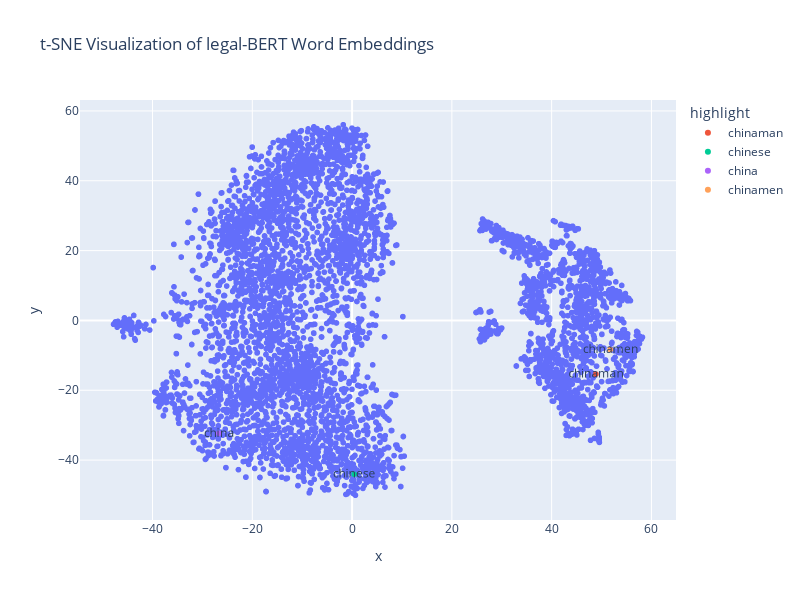

Notebook cell for this chart:
### Code cell
# Create a DataFrame for visualization
import plotly.express as px

df_tsne = pd.DataFrame(tsne_results, columns=['x', 'y'])
df_tsne['word'] = list(word_embeddings.keys())
# Highlight the word 'chinese' in the plot
keywords = ["chinese", "china", "chinaman", "chinamen"]
df_tsne['highlight'] = df_tsne['word'].apply(lambda x: x if x in keywords else '')

fig = px.scatter(
    df_tsne,
    x='x',
    y='y',
    title='t-SNE Visualization of legal-BERT Word Embeddings',
    color='highlight',                        
    hover_data=['word'], 
    text= 'highlight',
    height=600,
    width=800
)

fig.show()

### Figure 1 — Plotly figure (JSON) as saved in the notebook; plotly's stock layout.template omitted (floating-point values rounded to 4 significant figures; data arrays with more than 128 entries replaced by an {"elided": "..."} marker saying what was removed)
{"data": [{"customdata": {"elided": "4845x1 str values"}, "hovertemplate": "highlight=%{text}<br>x=%{x}<br>y=%{y}<br>word=%{customdata[0]}<extra></extra>", "legendgroup": "", "marker": {"color": "#636efa", "symbol": "circle"}, "mode": "markers+text", "name": "", "showlegend": false, "text": {"elided": "4845 str values"}, "type": "scattergl", "x": {"elided": "4845 float values"}, "xaxis": "x", "y": {"elided": "4845 float values"}, "yaxis": "y"}, {"customdata": [["chinaman"]], "hovertemplate": "highlight=%{text}<br>x=%{x}<br>y=%{y}<br>word=%{customdata[0]}<extra></extra>", "legendgroup": "chinaman", "marker": {"color": "#EF553B", "symbol": "circle"}, "mode": "markers+text", "name": "chinaman", "showlegend": true, "text": ["chinaman"], "type": "scattergl", "x": [48.87], "xaxis": "x", "y": [-15.37], "yaxis": "y"}, {"customdata": [["chinese"]], "hovertemplate": "highlight=%{text}<br>x=%{x}<br>y=%{y}<br>word=%{customdata[0]}<extra></extra>", "legendgroup": "chinese", "marker": {"color": "#00cc96", "symbol": "circle"}, "mode": "markers+text", "name": "chinese", "showlegend": true, "text": ["chinese"], "type": "scattergl", "x": [0.4216], "xaxis": "x", "y": [-44.05], "yaxis": "y"}, {"customdata": [["china"]], "hovertemplate": "highlight=%{text}<br>x=%{x}<br>y=%{y}<br>word=%{customdata[0]}<extra></extra>", "legendgroup": "china", "marker": {"color": "#ab63fa", "symbol": "circle"}, "mode": "markers+text", "name": "china", "showlegend": true, "text": ["china"], "type": "scattergl", "x": [-26.72], "xaxis": "x", "y": [-32.33], "yaxis": "y"}, {"customdata": [["chinamen"]], "hovertemplate": "highlight=%{text}<br>x=%{x}<br>y=%{y}<br>word=%{customdata[0]}<extra></extra>", "legendgroup": "chinamen", "marker": {"color": "#FFA15A", "symbol": "circle"}, "mode": "markers+text", "name": "chinamen", "showlegend": true, "text": ["chinamen"], "type": "scattergl", "x": [51.75], "xaxis": "x", "y": [-8.347], "yaxis": "y"}], "layout": {"height": 600, "legend": {"title": {"text": "highlight"}, "tracegroupgap": 0}, "title": {"text": "t-SNE Visualization of legal-BERT Word Embeddings"}, "width": 800, "xaxis": {"anchor": "y", "domain": [0, 1], "title": {"text": "x"}}, "yaxis": {"anchor": "x", "domain": [0, 1], "title": {"text": "y"}}}}
